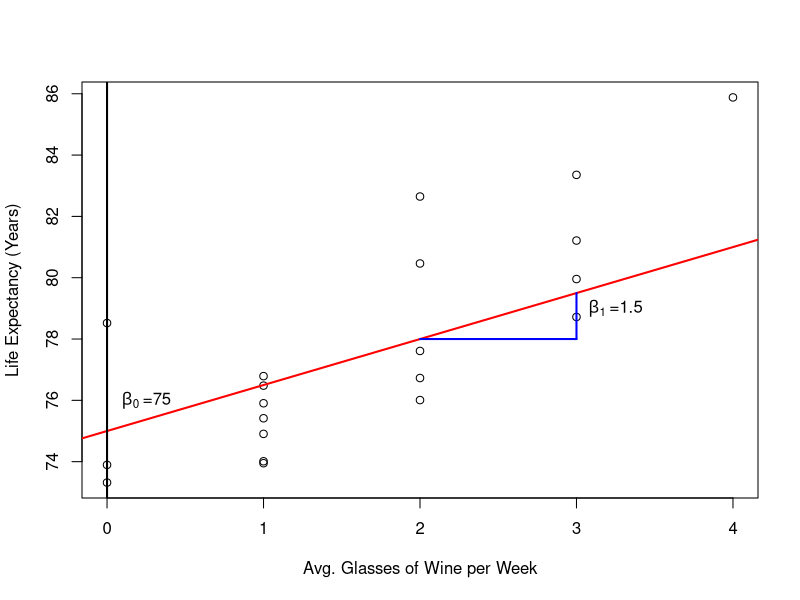
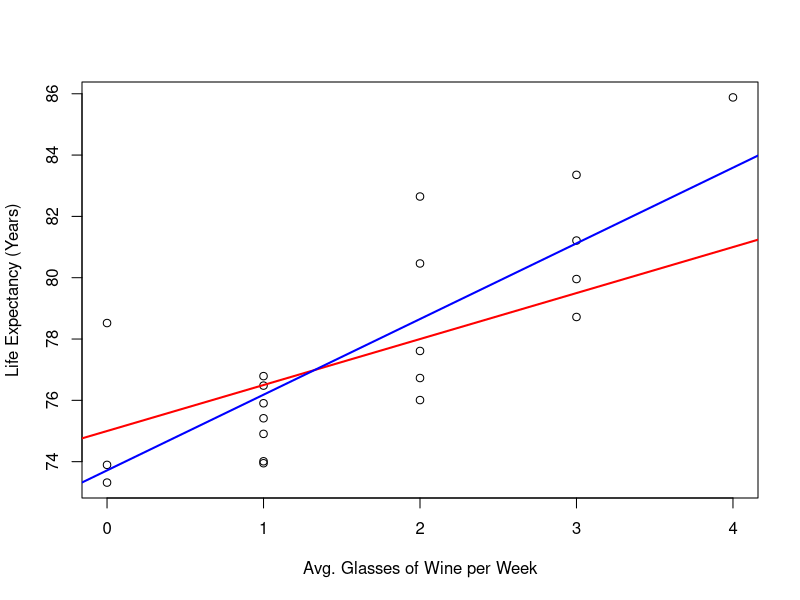
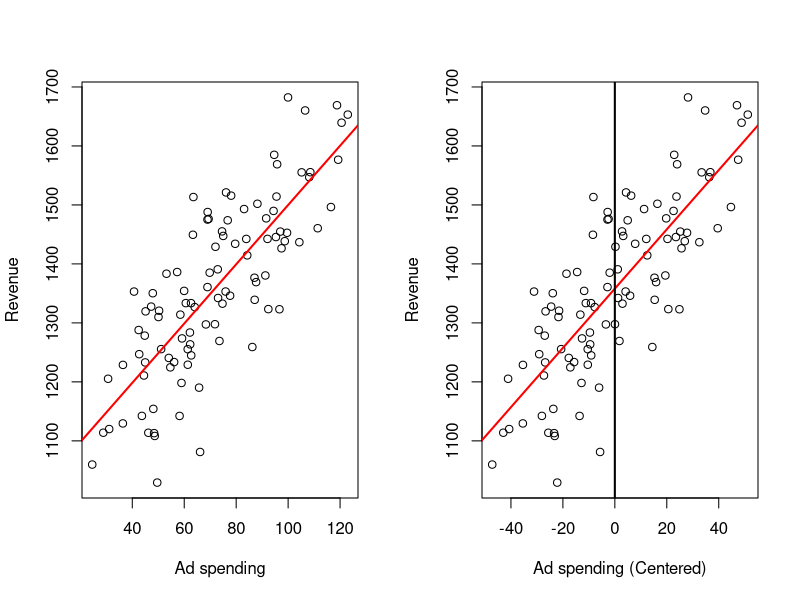
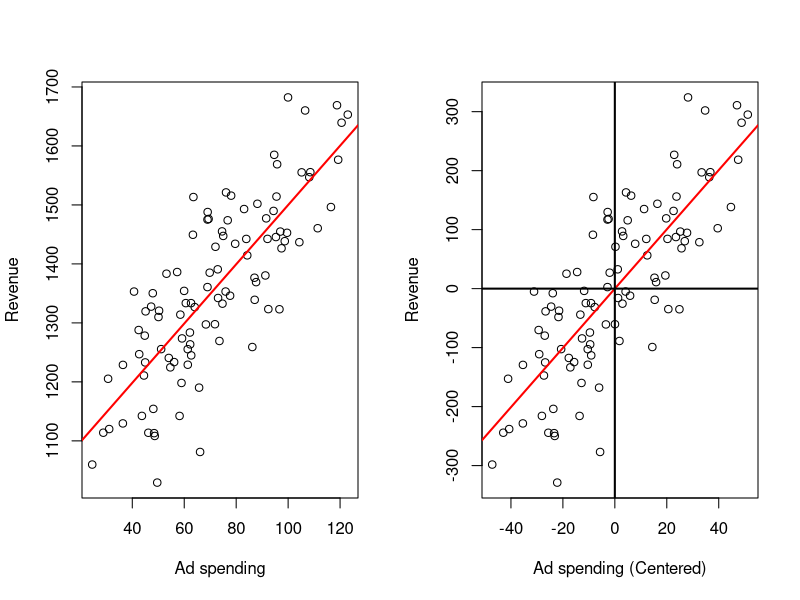
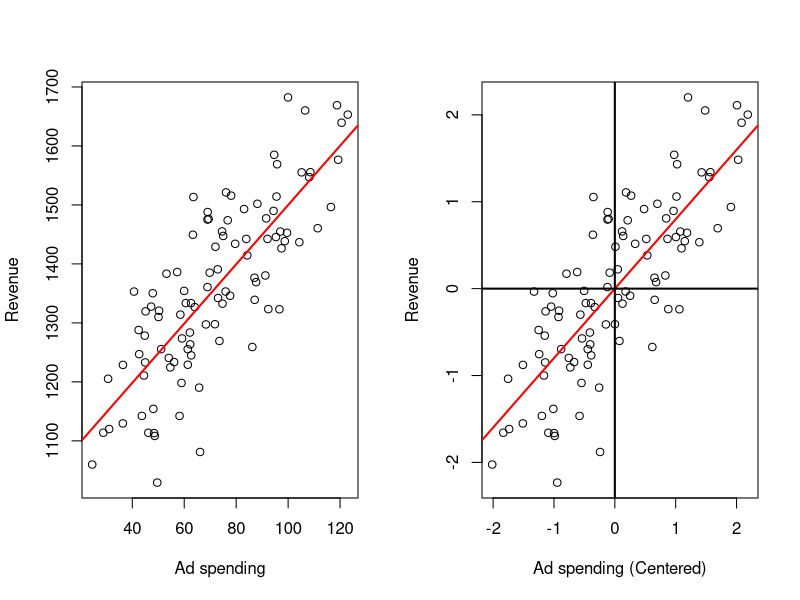
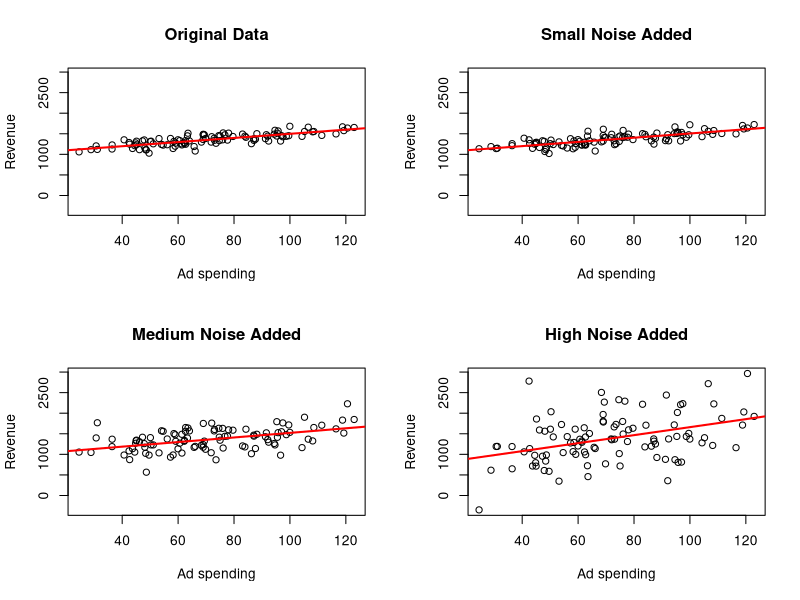
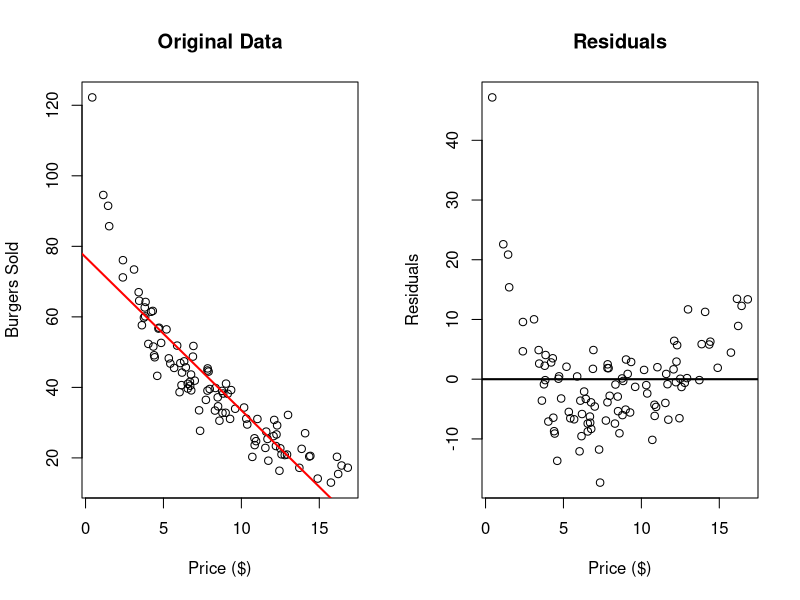
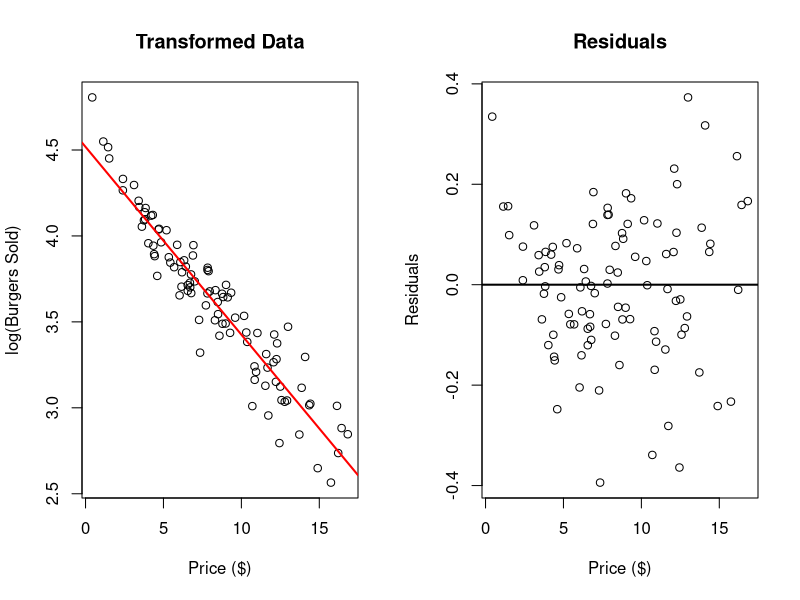

These figures' R source, in order:
## ---- chunk 1
dat <- read.csv(file = "Wine Data.csv")
plot(x    = dat$Glasses,
     y    = dat$Years,
     xlab = "Avg. Glasses of Wine per Week",
     ylab = "Life Expectancy (Years)")
abline(a   = 75,
       b   = 1.5,
       col = 'red',
       lwd = 2)
abline(v   = 0,
       lwd = 2)
text(x = 0.25, y = 76, expression(beta[0] ~ "=75"))
text(x = 3.25, y = 79, expression(beta[1] ~ "=1.5"))
segments(x0 = c(2, 3),
         x1 = c(3, 3),
         y0 = c(78, 78),
         y1 = c(78, 79.5),
         lwd = 2,
         col = 'blue')
## ---- chunk 2
outReg <- lm(Years ~ Glasses, data = dat)
plot(x    = dat$Glasses,
     y    = dat$Years,
     xlab = "Avg. Glasses of Wine per Week",
     ylab = "Life Expectancy (Years)")
abline(a   = 75,
       b   = 1.5,
       col = 'red',
       lwd = 2)
abline(a   = outReg$coefficients[1],
       b   = outReg$coefficients[2],
       col = 'blue',
       lwd = 2)
## ---- chunk 3
# Read Data
dat <- read.csv("Ad spending Data.csv")
# Assign data
x <- dat$Ad.Spending
y <- dat$Revenue
# Centers x
xCen <- x - mean(x)
# Linear regression on the original data
outRegOri <- lm(y ~ x)
# Linear regression on the centered independent variable data
outRegCen <- lm(y ~ xCen)
# Plots
## Two plots in the same image
par(mfrow = c(1, 2))
## Original data
# Plots the points
plot(x    = x,
     y    = y,
     xlab = "Ad spending",
     ylab = "Revenue")
# Plots the regression line
abline(a   = outRegOri$coefficients[1],
       b   = outRegOri$coefficients[2],
       col = 'red',
       lwd = 2)
## Independent Variable centered data
# Plots the points
plot(x    = xCen,
     y    = y,
     xlab = "Ad spending (Centered)",
     ylab = "Revenue")
# Plots the regression line
abline(a   = outRegCen$coefficients[1],
       b   = outRegCen$coefficients[2],
       col = 'red',
       lwd = 2)
abline(v   = 0,
       lwd = 2)
## ---- chunk 4
# Read Data
dat <- read.csv("Ad spending Data.csv")
# Assign data
x <- dat$Ad.Spending
y <- dat$Revenue
# Centers x and y
xCen <- x - mean(x)
yCen <- y - mean(y)
# Linear regression on the original data
outRegOri <- lm(y ~ x)
# Linear regression on the centered data
outRegCen <- lm(yCen ~ xCen)
# Plots
## Two plots in the same image
par(mfrow = c(1, 2))
## Original data
# Plots the points
plot(x    = x,
     y    = y,
     xlab = "Ad spending",
     ylab = "Revenue")
# Plots the regression line
abline(a   = outRegOri$coefficients[1],
       b   = outRegOri$coefficients[2],
       col = 'red',
       lwd = 2)
## Centered data
# Plots the points
plot(x    = xCen,
     y    = yCen,
     xlab = "Ad spending (Centered)",
     ylab = "Revenue")
# Plots the regression line
abline(a   = outRegCen$coefficients[1],
       b   = outRegCen$coefficients[2],
       col = 'red',
       lwd = 2)
abline(v   = 0,
       lwd = 2)
abline(h   = 0,
       lwd = 2)
## ---- chunk 5
# Read Data
dat <- read.csv("Ad spending Data.csv")
# Assign data
x <- dat$Ad.Spending
y <- dat$Revenue
# Standardizes x and y
xSta <- (x - mean(x))/sqrt(var(x))
ySta <- (y - mean(y))/sqrt(var(y))
# Linear regression on the original data
outRegOri <- lm(y ~ x)
# Linear regression on the standard data
outRegSta <- lm(ySta ~ xSta)
# Plots
## Two plots in the same image
par(mfrow = c(1, 2))
## Original data
# Plots the points
plot(x    = x,
     y    = y,
     xlab = "Ad spending",
     ylab = "Revenue")
# Plots the regression line
abline(a   = outRegOri$coefficients[1],
       b   = outRegOri$coefficients[2],
       col = 'red',
       lwd = 2)
## Standard data
# Plots the points
plot(x    = xSta,
     y    = ySta,
     xlab = "Ad spending (Centered)",
     ylab = "Revenue")
# Plots the regression line
abline(a   = outRegSta$coefficients[1],
       b   = outRegSta$coefficients[2],
       col = 'red',
       lwd = 2)
abline(v   = 0,
       lwd = 2)
abline(h   = 0,
       lwd = 2)
## ---- chunk 6
# Read Data
dat <- read.csv("Ad spending Data.csv")
# Assign data
x <- dat$Ad.Spending
y <- dat$Revenue

# Adds Noise
yNoiLe1 <- y + rnorm(n = 100, sd =  50)
yNoiLe2 <- y + rnorm(n = 100, sd = 200)
yNoiLe3 <- y + rnorm(n = 100, sd = 500)

# Auxiliary Variables
ymax <- max(y, yNoiLe1, yNoiLe2, yNoiLe3)
ymin <- min(y, yNoiLe1, yNoiLe2, yNoiLe3)
xmax = max(x)
xmin = min(x)

# Performs Linear Regression
outRegOri    <- lm(y ~ x)
outRegNoiLe1 <- lm(yNoiLe1 ~ x)
outRegNoiLe2 <- lm(yNoiLe2 ~ x)
outRegNoiLe3 <- lm(yNoiLe3 ~ x)

# Plots
par(mfrow = c(2, 2))

plot(x    = x,
     y    = y,
     xlab = "Ad spending",
     ylab = "Revenue",
     main = "Original Data",
     ylim = c(ymin, ymax),
     xlim = c(xmin, xmax))
# Plots the regression line
abline(a   = outRegOri$coefficients[1],
       b   = outRegOri$coefficients[2],
       col = 'red',
       lwd = 2)
plot(x    = x,
     y    = yNoiLe1,
     xlab = "Ad spending",
     ylab = "Revenue",
     main = "Small Noise Added",
     ylim = c(ymin, ymax),
     xlim = c(xmin, xmax))
# Plots the regression line
abline(a   = outRegNoiLe1$coefficients[1],
       b   = outRegNoiLe1$coefficients[2],
       col = 'red',
       lwd = 2)
plot(x    = x,
     y    = yNoiLe2,
     xlab = "Ad spending",
     ylab = "Revenue",
     main = "Medium Noise Added",
     ylim = c(ymin, ymax),
     xlim = c(xmin, xmax))
# Plots the regression line
abline(a   = outRegNoiLe2$coefficients[1],
       b   = outRegNoiLe2$coefficients[2],
       col = 'red',
       lwd = 2)
plot(x    = x,
     y    = yNoiLe3,
     xlab = "Ad spending",
     ylab = "Revenue",
     main = "High Noise Added",
     ylim = c(ymin, ymax),
     xlim = c(xmin, xmax))
# Plots the regression line
abline(a   = outRegNoiLe3$coefficients[1],
       b   = outRegNoiLe3$coefficients[2],
       col = 'red',
       lwd = 2)

print("Original Data LM summary")
summary(outRegOri)
print("Level 1 LM summary")
summary(outRegNoiLe1)
print("Level 2 LM summary")
summary(outRegNoiLe2)
print("Level 3 LM summary")
summary(outRegNoiLe3)
## ---- chunk 7
dat <- read.csv("Burger Data.csv")

outReg <- lm(Burgers ~ Price, data = dat)

# Original Data
par(mfrow = c(1, 2))
plot(x    = dat$Price,
     y    = dat$Burgers,
     xlab = "Price ($)",
     ylab = "Burgers Sold",
     main = "Original Data")
abline(a   = outReg$coefficients[1],
       b   = outReg$coefficients[2],
       col = 'red',
       lwd = 2)
# Residuals
plot(x = dat$Price,
     y = outReg$residuals,
     xlab = "Price ($)",
     ylab = "Residuals",
     main = "Residuals")
abline(h   = 0,
       lwd = 2)
## ---- chunk 8
dat <- read.csv("Burger Data.csv")

outReg <- lm(log(Burgers) ~ Price, data = dat)

# Original Data
par(mfrow = c(1, 2))
plot(x    = dat$Price,
     y    = log(dat$Burgers),
     xlab = "Price ($)",
     ylab = "log(Burgers Sold)",
     main = "Transformed Data")
abline(a   = outReg$coefficients[1],
       b   = outReg$coefficients[2],
       col = 'red',
       lwd = 2)
# Residuals
plot(x = dat$Price,
     y = outReg$residuals,
     xlab = "Price ($)",
     ylab = "Residuals",
     main = "Residuals")
abline(h   = 0,
       lwd = 2)
## ---- chunk 9
dat <- read.csv("Burger Data.csv")

outReg <- lm(Burgers ~ log(Price), data = dat)

# Original Data
par(mfrow = c(1, 2))
plot(x    = log(dat$Price),
     y    = dat$Burgers,
     xlab = "log(Price) (log($))",
     ylab = "Burgers Sold",
     main = "Transformed Data")
abline(a   = outReg$coefficients[1],
       b   = outReg$coefficients[2],
       col = 'red',
       lwd = 2)
# Residuals
plot(x = dat$Price,
     y = outReg$residuals,
     xlab = "log(Price) (log($))",
     ylab = "Residuals",
     main = "Residuals")
abline(h   = 0,
       lwd = 2)
## ---- chunk 10
dat <- read.csv("Burger Data.csv")

x <- dat$Price
y <- dat$Burgers

outRegOri <- lm(y ~ x)
outRegTr1 <- lm(log(y) ~ x)
outRegTr2 <- lm(y ~ log(x))

summary(outRegOri)
summary(outRegTr1)
summary(outRegTr2)
## ---- chunk 11
dat <- read.csv("Height Data.csv")

outReg <- lm(Height ~ Age, data = dat)

# Original Data
par(mfrow = c(1, 2))
plot(x    = dat$Age,
     y    = dat$Height,
     xlab = "Age (years)",
     ylab = "Height (in)",
     main = "Original Data")
abline(a   = outReg$coefficients[1],
       b   = outReg$coefficients[2],
       col = 'red',
       lwd = 2)
# Residuals
plot(x = dat$Age,
     y = outReg$residuals,
     xlab = "Age (years)",
     ylab = "Residuals (in)",
     main = "Residuals")
abline(h   = 0,
       lwd = 2)
## ---- chunk 12
dat <- read.csv("Wine Data.csv")

x <- dat$Glasses
y <- dat$Years

ymin <- min(y, max(y) - 22)
ymax <- max(y, min(y) + 22)
xmin <- min(x)
xmax <- max(x)

par(mfrow = c(2, 2))
# No Outliers
outRegNoo <- lm(y ~ x)
plot(x    = x,
     y    = y,
     ylim = c(ymin, ymax),
     xlim = c(xmin, xmax),
     xlab = "Average Glasses per Week",
     ylab = "Life Expectancy",
     main = "No Outliers")
abline(a   = outRegNoo$coefficients[1],
       b   = outRegNoo$coefficients[2],
       col = 'red',
       lwd = 2)

# Outlier on the left side
# Adds Observation
x <- c(x, 0)
y <- c(y, 90)
outRegLef <- lm(y ~ x)
plot(x    = x,
     y    = y,
     ylim = c(ymin, ymax),
     xlim = c(xmin, xmax),
     xlab = "Average Glasses per Week",
     ylab = "Life Expectancy",
     main = "Outlier Left")
points(x   = x[21],
       y   = y[21],
       pch = 16,
       col = 'blue')
abline(a   = outRegLef$coefficients[1],
       b   = outRegLef$coefficients[2],
       col = 'red',
       lwd = 2)
# Outlier on the right side
# Adds Observation
x[21] <- 4
y[21] <- 68
outRegRig <- lm(y ~ x)
plot(x    = x,
     y    = y,
     ylim = c(ymin, ymax),
     xlim = c(xmin, xmax),
     xlab = "Average Glasses per Week",
     ylab = "Life Expectancy",
     main = "Right Outliers")
points(x   = x[21],
       y   = y[21],
       pch = 16,
       col = 'blue')
abline(a   = outRegRig$coefficients[1],
       b   = outRegRig$coefficients[2],
       col = 'red',
       lwd = 2)
# Outlier on the right side
# Adds Observation
x[21] <- 2
y[21] <- 95
outRegCen <- lm(y ~ x)
plot(x    = x,
     y    = y,
     ylim = c(ymin, ymax),
     xlim = c(xmin, xmax),
     xlab = "Average Glasses per Week",
     ylab = "Life Expectancy",
     main = "Center Outliers")
points(x   = x[21],
       y   = y[21],
       pch = 16,
       col = 'blue')
abline(a   = outRegCen$coefficients[1],
       b   = outRegCen$coefficients[2],
       col = 'red',
       lwd = 2)
## ---- chunk 13
x <- dat$Glasses
y <- dat$Years

ymin <- min(outRegNoo$residuals, outRegLef$residuals, outRegRig$residuals, outRegCen$residuals)
ymax <- max(outRegNoo$residuals, outRegLef$residuals, outRegRig$residuals, outRegCen$residuals)
xmin <- min(x)
xmax <- max(x)

par(mfrow = c(2, 2))
plot(x    = dat$Glasses,
     y    = outRegNoo$residuals,
     ylim = c(ymin, ymax),
     xlim = c(xmin, xmax),
     xlab = "Average Glasses per Week",
     ylab = "Residuals",
     main = "No Outliers")
abline(h   = 0,
       lwd = 2)

# Outlier on the left side
x[21] <- 0
y[21] <- 90
plot(x    = x,
     y    = outRegLef$residuals,
     ylim = c(ymin, ymax),
     xlim = c(xmin, xmax),
     xlab = "Average Glasses per Week",
     ylab = "Residuals",
     main = "Left Outlier")
abline(h   = 0,
       lwd = 2)
# Outlier on the right side
# Adds Observation
x[21] <- 4
y[21] <- 68
plot(x    = x,
     y    = outRegRig$residuals,
     ylim = c(ymin, ymax),
     xlim = c(xmin, xmax),
     xlab = "Average Glasses per Week",
     ylab = "Residuals",
     main = "Left Outlier")
abline(h   = 0,
       lwd = 2)
# Outlier on the right side
# Adds Observation
x[21] <- 2
y[21] <- 95
plot(x    = x,
     y    = outRegCen$residuals,
     ylim = c(ymin, ymax),
     xlim = c(xmin, xmax),
     xlab = "Average Glasses per Week",
     ylab = "Residuals",
     main = "Left Outlier")
abline(h   = 0,
       lwd = 2)
## ---- chunk 14
summary(outRegNoo)
summary(outRegLef)
summary(outRegRig)
summary(outRegCen)
## ---- chunk 15
dat <- read.csv("Height Data.csv")

# Fits linear Model
outReg <- lm(dat$Height ~ dat$Age)

# Plots residuals for each sex
ymin <- min(outReg$residuals)
ymax <- max(outReg$residuals)

par(mfrow=c(1, 2))
plot(x = dat$Age[dat$Sex == 1],
     y = outReg$residuals[dat$Sex == 1],
     ylim = c(ymin, ymax),
     xlab = "Age",
     ylab = "Residuals",
     main = "Males")
abline(h   = 0,
       lwd = 2)
plot(x = dat$Age[dat$Sex == 0],
     y = outReg$residuals[dat$Sex == 0],
     ylim = c(ymin, ymax),
     xlab = "Age",
     ylab = "Residuals",
     main = "Females")
abline(h   = 0,
       lwd = 2)
## ---- chunk 16
### Cross Validation Example

# Read Data
dat <- read.csv(file = "Burger Data.csv")

# Saves Variables
x <- dat$Price
y <- dat$Burgers

# Number of Observations
n <- length(y)

# Number of Folds
numFol <- 10
# Fold Size
sizFol <- round(n / numFol)

# List Containing the Fold indices
fol <- list()
# Select Fold Indeces
# Initialization
ind <- 1:n
for(i in 1:numFol){
  # Computes the remaining number of indices
  numInd   <- length(ind)
  # Randomly selects indices from the remaining indeces
  indFol   <- sample(x = 1:length(ind), size = sizFol, replace = FALSE)
  # Saves the inidices to the list of Fold Indeces
  fol[[i]] <- ind[indFol]
  # Removes the indices from the indeces vector
  ind      <- ind[- indFol]
}

# Models to try
X <- cbind(x, log(x),      x, log(x))
Y <- cbind(y,      y, log(y), log(y))

# Number of Models to compare
numMod <- dim(Y)[2]
# Saves the validation metric for each model and each fold 
matMet <- matrix(data = NA, nrow = numFol, ncol = numMod)


par(mfrow=c(2, 2))
# Loops through the models
for(k in 1:numMod){
  yMod <- Y[, k]
  xMod <- X[, k]
  plot(x = xMod,
       y = yMod,
       xlab = "Price ($)",
       ylab = "Burgers",
       main = paste0("Model ", k))
  metFol <- numeric(length = numFol)
  # Loops through the folds
  for(i in 1:numFol){
    # At Each Fold do Linear Regression without the test set
    outReg   <- lm(yMod[-fol[[i]]] ~ xMod[-fol[[i]]])
    # Evaluate Out of Sample
    yHatOut   <- outReg$coefficients[1] + outReg$coefficients[2] * xMod[fol[[i]]] 
    if(k >= 3 ){
      metEva    <- mean((exp(yMod[fol[[i]]]) - exp(yHatOut))^2)
    } else {
      metEva    <- mean((yMod[fol[[i]]] - yHatOut)^2)
    }
    metFol[i] <- metEva
  }
  matMet[, k] <- metFol
}
